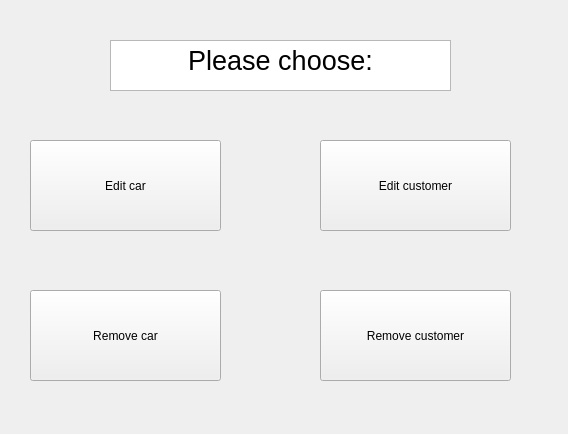
<?xml version="1.0" encoding="UTF-8"?>
<ui version="4.0">
 <class>EditOrRemoveWindow</class>
 <widget class="QWidget" name="EditOrRemoveWindow">
  <property name="geometry">
   <rect>
    <x>0</x>
    <y>0</y>
    <width>568</width>
    <height>434</height>
   </rect>
  </property>
  <property name="windowTitle">
   <string>Form</string>
  </property>
  <widget class="QPushButton" name="pushButton">
   <property name="geometry">
    <rect>
     <x>30</x>
     <y>140</y>
     <width>191</width>
     <height>91</height>
    </rect>
   </property>
   <property name="text">
    <string>Edit car</string>
   </property>
  </widget>
  <widget class="QPushButton" name="pushButton_2">
   <property name="geometry">
    <rect>
     <x>30</x>
     <y>290</y>
     <width>191</width>
     <height>91</height>
    </rect>
   </property>
   <property name="text">
    <string>Remove car</string>
   </property>
  </widget>
  <widget class="QPushButton" name="pushButton_3">
   <property name="geometry">
    <rect>
     <x>320</x>
     <y>140</y>
     <width>191</width>
     <height>91</height>
    </rect>
   </property>
   <property name="text">
    <string>Edit customer</string>
   </property>
  </widget>
  <widget class="QPushButton" name="pushButton_4">
   <property name="geometry">
    <rect>
     <x>320</x>
     <y>290</y>
     <width>191</width>
     <height>91</height>
    </rect>
   </property>
   <property name="text">
    <string>Remove customer</string>
   </property>
  </widget>
  <widget class="QTextBrowser" name="textBrowser">
   <property name="geometry">
    <rect>
     <x>110</x>
     <y>40</y>
     <width>341</width>
     <height>51</height>
    </rect>
   </property>
   <property name="html">
    <string>&lt;!DOCTYPE HTML PUBLIC &quot;-//W3C//DTD HTML 4.0//EN&quot; &quot;http://www.w3.org/TR/REC-html40/strict.dtd&quot;&gt;
&lt;html&gt;&lt;head&gt;&lt;meta name=&quot;qrichtext&quot; content=&quot;1&quot; /&gt;&lt;meta charset=&quot;utf-8&quot; /&gt;&lt;style type=&quot;text/css&quot;&gt;
p, li { white-space: pre-wrap; }
hr { height: 1px; border-width: 0; }
li.unchecked::marker { content: &quot;\2610&quot;; }
li.checked::marker { content: &quot;\2612&quot;; }
&lt;/style&gt;&lt;/head&gt;&lt;body style=&quot; font-family:'Segoe UI'; font-size:9pt; font-weight:400; font-style:normal;&quot;&gt;
&lt;p align=&quot;center&quot; style=&quot; margin-top:0px; margin-bottom:0px; margin-left:0px; margin-right:0px; -qt-block-indent:0; text-indent:0px;&quot;&gt;&lt;span style=&quot; font-size:20pt;&quot;&gt;Please choose:&lt;/span&gt;&lt;/p&gt;&lt;/body&gt;&lt;/html&gt;</string>
   </property>
  </widget>
 </widget>
 <resources/>
 <connections/>
</ui>
